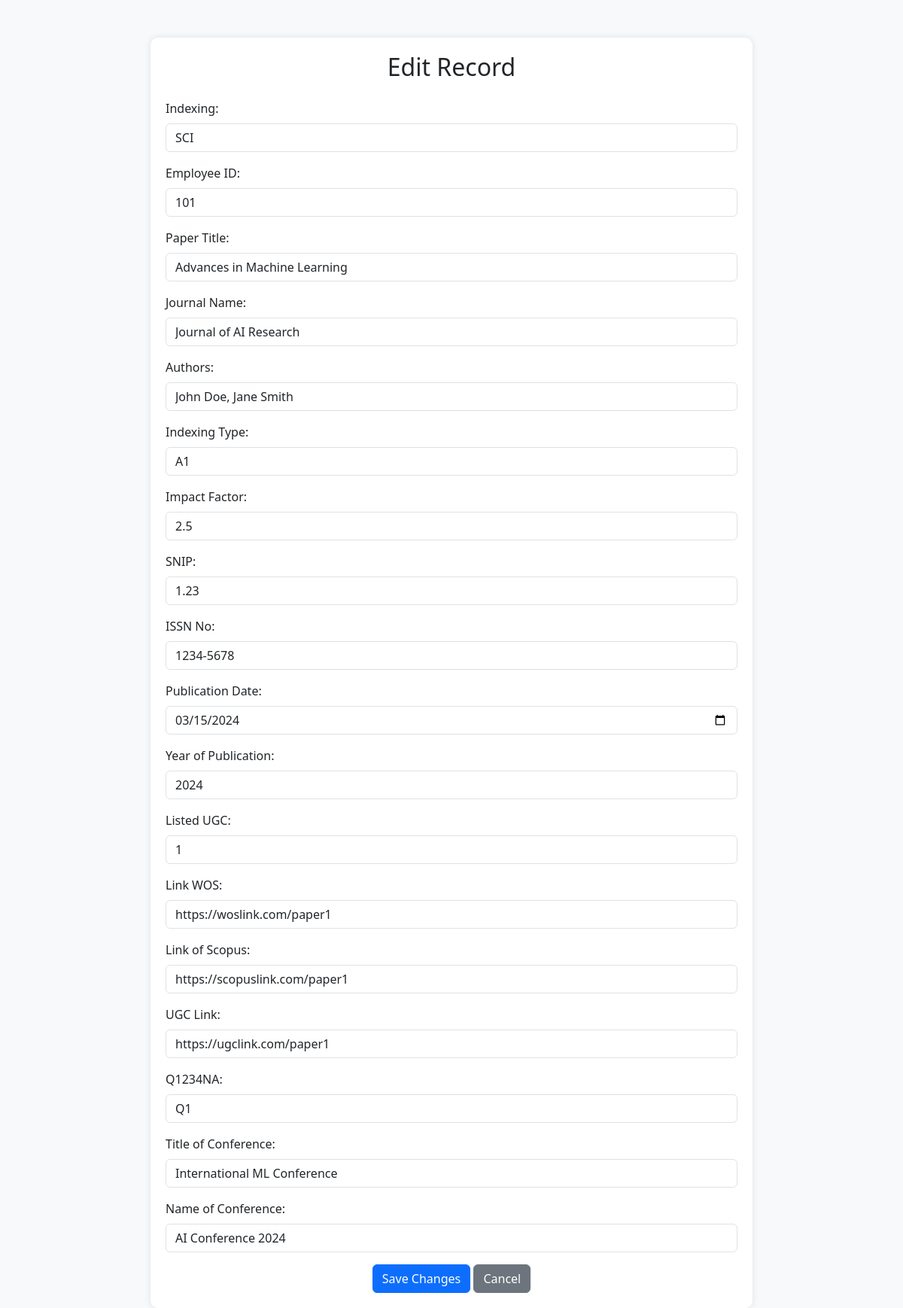
The page /edit.php?Si_no=1 on the database its author committed.
### tables this page shows
CREATE TABLE `publications_23` (
  `Si_no` int(11) NOT NULL,
  `indexing` varchar(50) DEFAULT NULL,
  `Emp_id` int(100) DEFAULT NULL,
  `paper_title` text DEFAULT NULL,
  `journal_name` text DEFAULT NULL,
  `authors` text DEFAULT NULL,
  `indexing_type` varchar(255) DEFAULT NULL,
  `impact_factor` float DEFAULT NULL,
  `snip` varchar(50) DEFAULT NULL,
  `issn_no` varchar(50) DEFAULT NULL,
  `publication_date` date DEFAULT NULL,
  `Year_of_publication` year(4) DEFAULT NULL,
  `listed_ugc` tinyint(1) DEFAULT NULL,
  `link_wos` varchar(1000) DEFAULT NULL,
  `link_of_scopus` varchar(1000) DEFAULT NULL,
  `ugc_link` varchar(1000) DEFAULT NULL,
  `Q1234NA` varchar(100) DEFAULT NULL,
  `title_of_conference` varchar(1000) DEFAULT NULL,
  `name_of_conference` varchar(1000) DEFAULT NULL
);

### edit.php (the view, shortened to what this page needs)
<?php
include('db_connection.php');
$Si_no = intval($_GET['Si_no']);
$query = "SELECT * FROM publications_23 WHERE Si_no = ?";
$stmt = $conn->prepare($query);
$stmt->bind_param("i", $Si_no);
$stmt->execute();
$result = $stmt->get_result();
$row = $result->fetch_assoc();
?>
<!DOCTYPE html>
<html lang="en">
<head>
    <link href="https://cdn.jsdelivr.net/npm/bootstrap@5.3.0/dist/css/bootstrap.min.css" rel="stylesheet">
</head>
<body>
<div class="container">
    <h2 class="text-center mb-4">Edit Record</h2>
    <form action="update_data.php" method="POST">
        <div class="mb-3">
            <label class="form-label">Indexing:</label>
            <input type="text" name="indexing" class="form-control" value="<?= htmlspecialchars($row['indexing']) ?>">
        </div>
        <div class="mb-3">
            <label class="form-label">Employee ID:</label>
            <input type="text" name="Emp_id" class="form-control" value="<?= htmlspecialchars($row['Emp_id']) ?>">
        </div>
        <div class="mb-3">
            <label class="form-label">Paper Title:</label>
            <input type="text" name="paper_title" class="form-control" value="<?= htmlspecialchars($row['paper_title']) ?>">
        </div>
        <div class="mb-3">
            <label class="form-label">Journal Name:</label>
            <input type="text" name="journal_name" class="form-control" value="<?= htmlspecialchars($row['journal_name']) ?>">
        </div>
        <div class="mb-3">
            <label class="form-label">Authors:</label>
            <input type="text" name="authors" class="form-control" value="<?= htmlspecialchars($row['authors']) ?>">
        </div>
        <div class="mb-3">
            <label class="form-label">Indexing Type:</label>
            <input type="text" name="indexing_type" class="form-control" value="<?= htmlspecialchars($row['indexing_type']) ?>">
        </div>
        <div class="mb-3">
            <label class="form-label">Impact Factor:</label>
            <input type="text" name="impact_factor" class="form-control" value="<?= htmlspecialchars($row['impact_factor']) ?>">
        </div>
        <div class="mb-3">
            <label class="form-label">SNIP:</label>
            <input type="text" name="snip" class="form-control" value="<?= htmlspecialchars($row['snip']) ?>">
        </div>
        <div class="mb-3">
            <label class="form-label">ISSN No:</label>
            <input type="text" name="issn_no" class="form-control" value="<?= htmlspecialchars($row['issn_no']) ?>">
        </div>
        <div class="mb-3">
            <label class="form-label">Publication Date:</label>
            <input type="date" name="publication_date" class="form-control" value="<?= htmlspecialchars($row['publication_date']) ?>">
        </div>
        <div class="mb-3">
            <label class="form-label">Year of Publication:</label>
            <input type="text" name="Year_of_publication" class="form-control" value="<?= htmlspecialchars($row['Year_of_publication']) ?>">
        </div>
        <div class="mb-3">
            <label class="form-label">Listed UGC:</label>
            <input type="text" name="listed_ugc" class="form-control" value="<?= htmlspecialchars($row['listed_ugc']) ?>">
        </div>
        <div class="mb-3">
            <label class="form-label">Link WOS:</label>
            <input type="text" name="link_wos" class="form-control" value="<?= htmlspecialchars($row['link_wos']) ?>">
        </div>
        <div class="mb-3">
            <label class="form-label">Link of Scopus:</label>
            <input type="text" name="link_of_scopus" class="form-control" value="<?= htmlspecialchars($row['link_of_scopus']) ?>">
        </div>
        <div class="mb-3">
            <label class="form-label">UGC Link:</label>
            <input type="text" name="ugc_link" class="form-control" value="<?= htmlspecialchars($row['ugc_link']) ?>">
        </div>
        <div class="mb-3">
            <label class="form-label">Q1234NA:</label>
            <input type="text" name="Q1234NA" class="form-control" value="<?= htmlspecialchars($row['Q1234NA']) ?>">
        </div>
        <div class="mb-3">
            <label class="form-label">Title of Conference:</label>
            <input type="text" name="title_of_conference" class="form-control" value="<?= htmlspecialchars($row['title_of_conference']) ?>">
        </div>
        <div class="mb-3">
            <label class="form-label">Name of Conference:</label>
            <input type="text" name="name_of_conference" class="form-control" value="<?= htmlspecialchars($row['name_of_conference']) ?>">
        </div>
        <div class="text-center">
            <button type="submit" class="btn btn-primary">Save Changes</button>
            <a href="index.php" class="btn btn-secondary">Cancel</a>
        </div>
    </form>
</div>
</body>
</html>

### edit.php (style rules this page uses)
body { background-color: #f8f9fa; }
.container { max-width: 800px; margin-top: 50px; background: white; padding: 20px; border-radius: 10px; box-shadow: 0px 0px 10px rgba(0, 0, 0, 0.1); }

### rows shown on the page
publications_23: indexing "SCI", Emp_id "101", paper_title "Advances in Machine Learning", journal_name "Journal of AI Research", authors "John Doe, Jane Smith", indexing_type "A1", impact_factor "2.5", snip "1.23", issn_no "1234-5678", publication_date "03/15/2024", Year_of_publication "2024", listed_ugc "1", link_wos "https://woslink.com/paper1", link_of_scopus "https://scopuslink.com/paper1", ugc_link "https://ugclink.com/paper1", Q1234NA "Q1", title_of_conference "International ML Conference", name_of_conference "AI Conference 2024"
